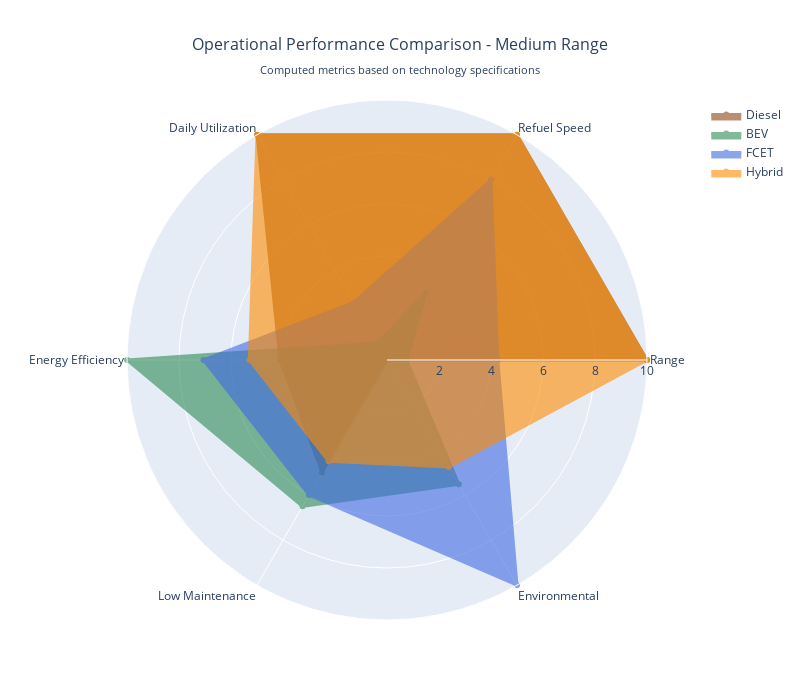

The notebook cell this image was saved under:
### Markdown cell above
## 7. Operational Performance Radar Chart

Multi-dimensional comparison using computed performance metrics.

### Code cell
def calculate_performance_metrics(tech_specs, route_data):
    """Calculate normalized performance metrics (0-10 scale) based on computed data"""
    
    # Range calculation (normalized to diesel range)
    base_range = 800  # km for diesel
    if 'energy_consumption' in tech_specs:  # BEV
        # Assume 100 kWh battery capacity
        battery_capacity = 100
        bev_range = (battery_capacity / tech_specs['energy_consumption']) * 0.8  # 80% usable capacity
        range_score = min(10, (bev_range / base_range) * 10)
    elif 'hydrogen_consumption' in tech_specs:  # FCET
        # Assume 30 kg hydrogen tank
        tank_capacity = 30
        fcet_range = tank_capacity / tech_specs['hydrogen_consumption']
        range_score = min(10, (fcet_range / base_range) * 10)
    else:  # Diesel/Hybrid
        range_score = 10
    
    # Refuel speed (diesel = 10, others scaled accordingly)
    if tech_specs.get('energy_consumption'):  # BEV
        refuel_speed = 3  # Slow charging
    elif tech_specs.get('hydrogen_consumption'):  # FCET
        refuel_speed = 8  # Fast refueling
    else:  # Diesel/Hybrid
        refuel_speed = 10
    
    # Daily utilization based on range and route requirements
    daily_km = route_data['daily_km']
    if 'energy_consumption' in tech_specs:
        bev_range = (100 / tech_specs['energy_consumption']) * 0.8
        utilization = min(10, (bev_range / daily_km) * 5)  # Can handle 5x daily requirement = 10
    elif 'hydrogen_consumption' in tech_specs:
        fcet_range = 30 / tech_specs['hydrogen_consumption']
        utilization = min(10, (fcet_range / daily_km) * 3)
    else:
        utilization = 10
    
    # Energy efficiency (higher efficiency = higher score)
    efficiency = tech_specs.get('efficiency', 0.35) * 10 / 0.85  # Normalized to BEV efficiency
    efficiency = min(10, efficiency)
    
    # Maintenance (lower maintenance factor = higher score)
    maintenance_score = (2 - tech_specs['maintenance_factor']) * 5
    maintenance_score = max(0, min(10, maintenance_score))
    
    # Environmental (lower emissions = higher score)
    trip_emissions = calculate_trip_emissions(tech_specs, route_data['distance'])
    diesel_emissions = calculate_trip_emissions(technology_matrix[route_data['name']]['Diesel'], route_data['distance'])
    if diesel_emissions > 0:
        environmental_score = (1 - trip_emissions / diesel_emissions) * 10
    else:
        environmental_score = 10
    environmental_score = max(0, environmental_score)
    
    return {
        'Range': range_score,
        'Refuel_Speed': refuel_speed,
        'Utilization': utilization,
        'Efficiency': efficiency,
        'Maintenance': maintenance_score,
        'Environmental': environmental_score
    }

# Calculate performance metrics for medium range scenario
route_scenario = 'Medium Range'
route_data = routes[route_scenario].copy()
route_data['name'] = route_scenario

performance_metrics = {}
for tech_name in ['Diesel', 'BEV', 'FCET', 'Hybrid']:
    tech_specs = technology_matrix[route_scenario][tech_name]
    performance_metrics[tech_name] = calculate_performance_metrics(tech_specs, route_data)

# Create radar chart using plotly
categories = list(performance_metrics['Diesel'].keys())
categories_display = ['Range', 'Refuel Speed', 'Daily Utilization', 'Energy Efficiency', 'Low Maintenance', 'Environmental']

fig = go.Figure()

for tech, metrics in performance_metrics.items():
    values = list(metrics.values())
    values += [values[0]]  # Close the polygon
    categories_plot = categories_display + [categories_display[0]]
    
    fig.add_trace(go.Scatterpolar(
        r=values,
        theta=categories_plot,
        fill='toself',
        name=tech,
        line_color=colors[tech],
        fillcolor=colors[tech],
        opacity=0.6,
        line_width=3
    ))

fig.update_layout(
    polar=dict(
        radialaxis=dict(
            visible=True,
            range=[0, 10],
            tickvals=[2, 4, 6, 8, 10],
            ticktext=['2', '4', '6', '8', '10']
        )
    ),
    showlegend=True,
    title={
        'text': f'Operational Performance Comparison - {route_scenario}<br><sub>Computed metrics based on technology specifications</sub>',
        'x': 0.5,
        'font': {'size': 16}
    },
    font=dict(size=12),
    width=800,
    height=700
)

fig.show()

print(f"Operational performance analysis completed for {route_scenario}")
print("\nComputed performance scores (0-10 scale):")
for tech, metrics in performance_metrics.items():
    print(f"\n{tech}:")
    for category, score in metrics.items():
        print(f"  {category}: {score:.1f}")

### Figure 1 — Plotly figure (JSON) as saved in the notebook; plotly's stock layout.template omitted (floating-point values rounded to 4 significant figures)
{"data": [{"fill": "toself", "fillcolor": "#8B4513", "line": {"color": "#8B4513", "width": 3}, "name": "Diesel", "opacity": 0.6, "r": [10, 10, 10, 4.118, 5, 0, 10], "theta": ["Range", "Refuel Speed", "Daily Utilization", "Energy Efficiency", "Low Maintenance", "Environmental", "Range"], "type": "scatterpolar"}, {"fill": "toself", "fillcolor": "#2E8B57", "line": {"color": "#2E8B57", "width": 3}, "name": "BEV", "opacity": 0.6, "r": [0.7576, 3, 0.7576, 10, 6.5, 5.522, 0.7576], "theta": ["Range", "Refuel Speed", "Daily Utilization", "Energy Efficiency", "Low Maintenance", "Environmental", "Range"], "type": "scatterpolar"}, {"fill": "toself", "fillcolor": "#4169E1", "line": {"color": "#4169E1", "width": 3}, "name": "FCET", "opacity": 0.6, "r": [4.261, 8, 2.557, 7.059, 6, 10, 4.261], "theta": ["Range", "Refuel Speed", "Daily Utilization", "Energy Efficiency", "Low Maintenance", "Environmental", "Range"], "type": "scatterpolar"}, {"fill": "toself", "fillcolor": "#FF8C00", "line": {"color": "#FF8C00", "width": 3}, "name": "Hybrid", "opacity": 0.6, "r": [10, 10, 10, 5.294, 4.5, 4.75, 10], "theta": ["Range", "Refuel Speed", "Daily Utilization", "Energy Efficiency", "Low Maintenance", "Environmental", "Range"], "type": "scatterpolar"}], "layout": {"font": {"size": 12}, "height": 700, "polar": {"radialaxis": {"range": [0, 10], "ticktext": ["2", "4", "6", "8", "10"], "tickvals": [2, 4, 6, 8, 10], "visible": true}}, "showlegend": true, "title": {"font": {"size": 16}, "text": "Operational Performance Comparison - Medium Range<br><sub>Computed metrics based on technology specifications</sub>", "x": 0.5}, "width": 800}}
